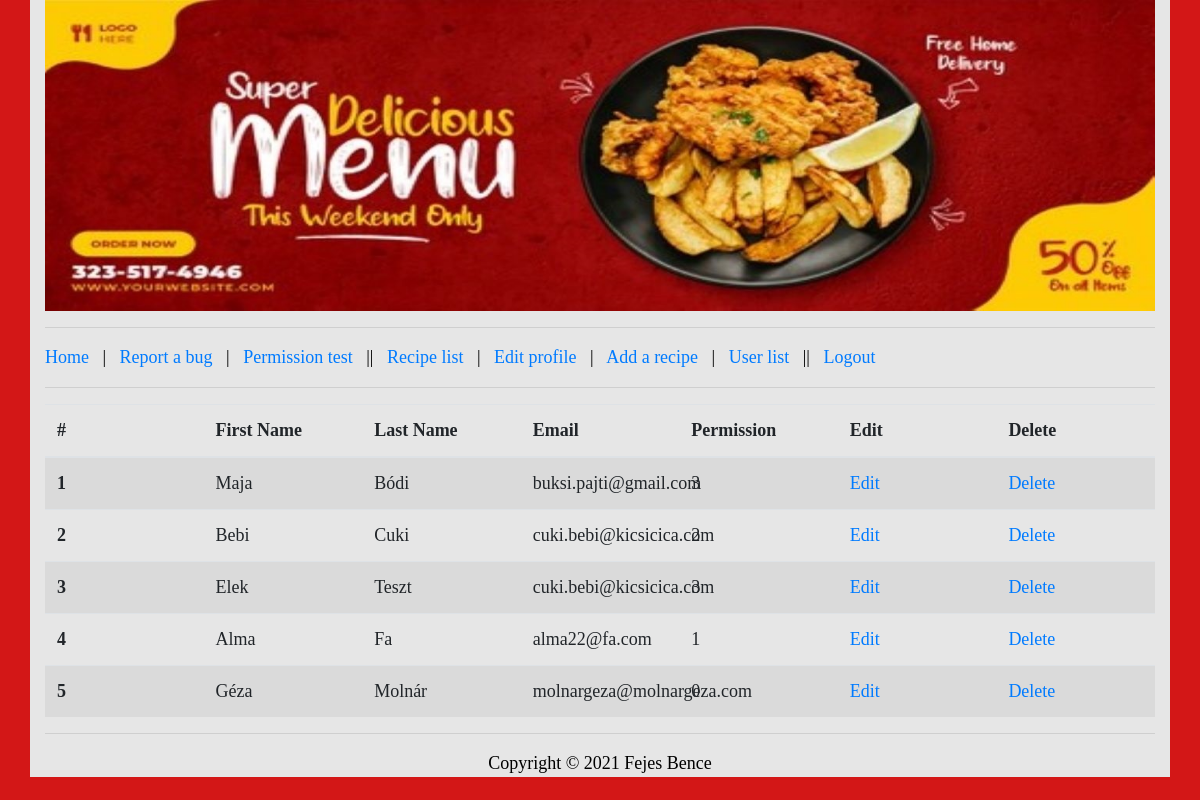
Screenshot of /index.php?P=users (signed in) with the database file from the repository.
### tables this page shows
CREATE TABLE IF NOT EXISTS `users` (
  `id` int NOT NULL AUTO_INCREMENT,
  `first_name` varchar(64) NOT NULL,
  `last_name` varchar(64) NOT NULL,
  `email` varchar(250) NOT NULL,
  `password` varchar(250) NOT NULL,
  `permission` int UNSIGNED NOT NULL DEFAULT '0',
  PRIMARY KEY (`id`)
);

### protected/database.php (called while the page is built, shortened)
<?php
function getConnection() {
	$connection = new PDO(DB_TYPE.':host='.DB_HOST.';dbname='.DB_NAME.';',DB_USER, DB_PASS);
	$connection->exec("SET NAMES '".DB_CHARSET."'");
	return $connection;
}
function getList($queryString, $queryParams = []) {
	$connection = getConnection();
	$statement = $connection->prepare($queryString);
	$success = $statement->execute($queryParams);
	$result = $success ? $statement->fetchAll(PDO::FETCH_ASSOC) : [];
	return $result;
}
?>

### protected/user/user_list.php (the view, shortened to what this page needs)
<?php if(!isset($_SESSION['permission']) || $_SESSION['permission'] < 2) : ?>
	<h1>Page access is forbidden!</h1>
<?php else : ?>
	<?php
		$query = "SELECT id, first_name, last_name, email, permission FROM users";
		$users = getList($query);
	?>
	<?php if(count($users) <= 0) : ?>
		<h1>No users found in the database.</h1>
	<?php else : ?>
		<table class="table table-striped">
			<thead>
				<tr>
					<th scope="col">#</th>
					<th scope="col">First Name</th>
					<th scope="col">Last Name</th>
					<th scope="col">Email</th>
					<th scope="col">Permission</th>
					<th scope="col">Edit</th>
					<th scope="col">Delete</th>
			</thead>
			<tbody>
				<?php $i = 0; ?>
				<?php foreach ($users as $u) : ?>
					<?php $i++; ?>
					<tr>
						<th scope="row"><?=$i ?></th>
						<td><?=$u['first_name'] ?></td>
						<td><?=$u['last_name'] ?></td>
						<td><?=$u['email'] ?></td>
						<td><?=$u['permission'] ?></td>
						<td><a href="<?='index.php?P=edit_user&e='.$u['id']?>">Edit</a></td>
						<td><a href="?P=users&d=<?=$u['id'] ?>">Delete</a></td>
					</tr>
				<?php endforeach; ?>
			</tbody>
		</table>
	<?php endif; ?>
<?php endif; ?>

### public/style.css (style rules this page uses)
body { background-color: #d31717; font-family: "Times New Roman"; font-size: 18px; color: #000000; }
table { width: 100%; table-layout: fixed; }

### rows the page displays
users: first_name "Maja", last_name "Bódi", email "buksi.pajti@gmail.com", permission "3"
users: first_name "Bebi", last_name "Cuki", email "cuki.bebi@kicsicica.com", permission "2"
users: first_name "Elek", last_name "Teszt", email "cuki.bebi@kicsicica.com", permission "3"
users: first_name "Alma", last_name "Fa", email "alma22@fa.com", permission "1"
users: first_name "Géza", last_name "Molnár", email "molnargeza@molnargeza.com", permission "0"
